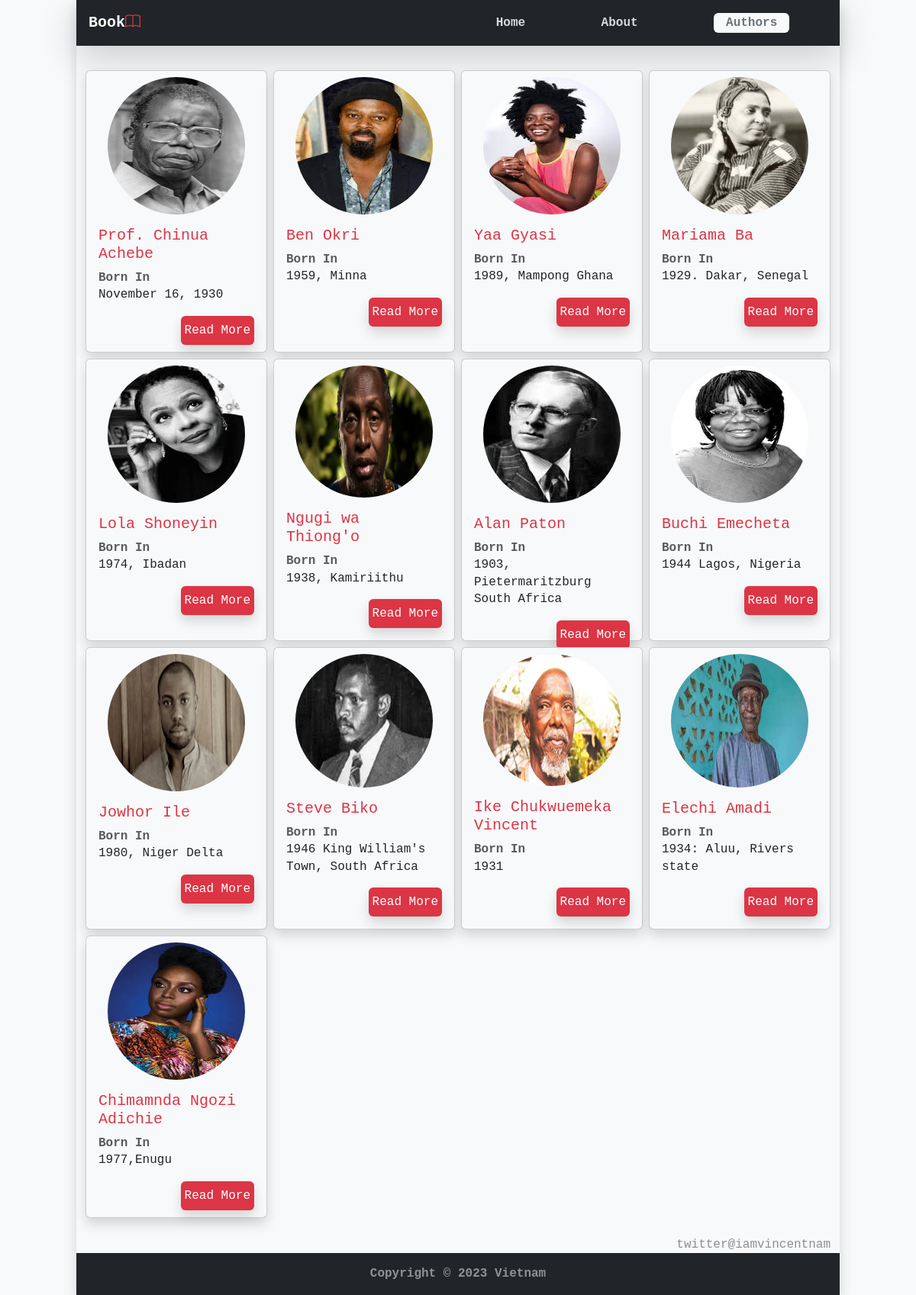
Screenshot of /author.php with the database file from the repository.
### tables this page shows
CREATE TABLE `authors` (
  `id` int(11) NOT NULL,
  `author_name` varchar(255) NOT NULL,
  `nationality` varchar(255) NOT NULL,
  `born_in` varchar(255) NOT NULL,
  `author_img` varchar(255) NOT NULL DEFAULT 'placeholder.jpg',
  `biography` longtext DEFAULT NULL
);

### inc/db.php (called while the page is built)
<?php
$dsn ="mysql:host=localhost;port=3306;dbname=daniel_krossing;user=root;charset=utf8mb4";
$pdo = new PDO($dsn);
function fetch_Data_from_Database($query, $fetchmethod = 'fetchALL') {
    global $pdo;
    $statement = $pdo->prepare($query);
    $statement->execute();
    if($fetchmethod ==='fetchAll'){
    $books = $statement->fetchAll(PDO::FETCH_ASSOC);
    } else{$books = $statement->fetch(PDO::FETCH_ASSOC);}
    return $books;
}
?>

### author.php (the view, shortened to what this page needs)
<?php  include 'inc/header.php'; ?>
<?php
$query = "SELECT *
  FROM authors;";
  $authors =fetch_Data_from_Database($query,'fetchAll')
  ?>
<div class="row my-4 g-2">
  <?php  foreach($authors as $author):?>
          <div class="col-lg-3 col-6">
            <div class="card custom-card-height author_card shadow">
              <img src="imgs/<?= $author['author_img']; ?>" alt="No longer at ease image" class="card-img-top m-0 rounded-circle author_img mx-auto my-2">
              <div class="card-body my-0 py-2">
                <h5 class="card-title text-danger "><?= $author['author_name']; ?></h5>
                <div class="card-text m-0">
                <p class="text-muted fw-bold m-0">Born In</p>
                <p><?= $author['born_in']; ?></p>
                </div>
                <a href="each_author_info.php?id=<?=$author['id'];?>" class="btn px-1 text-white bg-danger shadow float-end mb-2" name="author"> Read More</a>
              </div>
            </div>
          </div>
          <?php endforeach; ?>
        </div>
<?php  include 'inc/footer.php'; ?>

### inc/header.php (style rules this page uses)
body { --bs-body-font-family: var(--bs-font-monospace); --bs-body-line-height: 1.4; --bs-body-bg: var(--bs-gray-100); position: relative; }
.custom-card-height { height: 420px; max-width: 300px; }
.custom-card-height h5 { cursor: pointer; }
.custom-card-height .card-img-top { max-height: 250px; object-fit:''; }
.author_card { height: 370px; max-width: 250px; }
.author_img { width: 180px; height: 180px; }

### rows the page displays
authors: author_img (picture), author_name "Prof. Chinua Achebe", born_in "November 16, 1930"
authors: author_img (picture), author_name "Ben Okri", born_in "1959, Minna"
authors: author_img (picture), author_name "Yaa Gyasi", born_in "1989, Mampong Ghana"
authors: author_img (picture), author_name "Mariama Ba", born_in "1929. Dakar, Senegal"
authors: author_img (picture), author_name "Lola Shoneyin", born_in "1974, Ibadan"
authors: author_img (picture), author_name "Ngugi wa Thiong'o", born_in "1938, Kamiriithu"
authors: author_img (picture), author_name "Alan Paton", born_in "1903, Pietermaritzburg South Africa"
authors: author_img (picture), author_name "Buchi Emecheta", born_in "1944 Lagos, Nigeria"
authors: author_img (picture), author_name "Jowhor Ile", born_in "1980, Niger Delta"
authors: author_img (picture), author_name "Steve Biko", born_in "1946 King William's Town, South Africa"
authors: author_img (picture), author_name "Ike Chukwuemeka Vincent", born_in "1931"
authors: author_img (picture), author_name "Elechi Amadi", born_in "1934: Aluu, Rivers state"
authors: author_img (picture), author_name "Chimamnda Ngozi Adichie", born_in "1977,Enugu"
